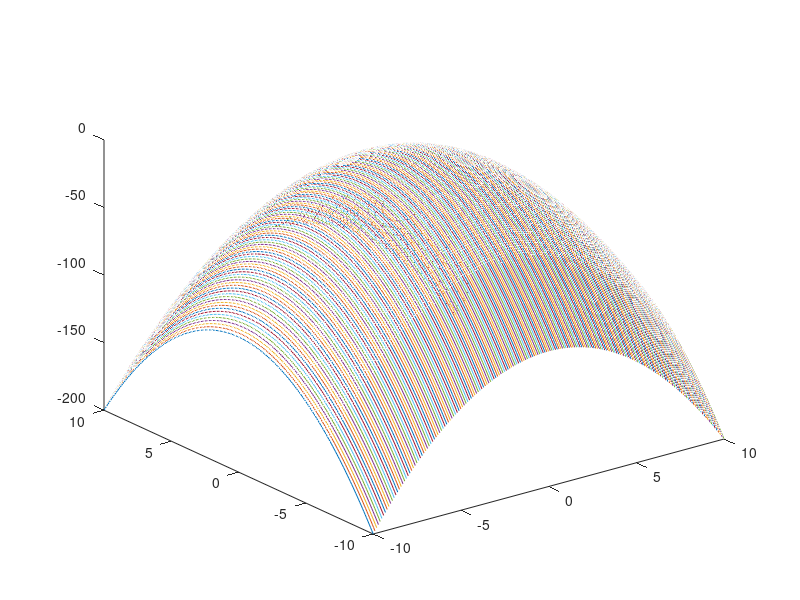
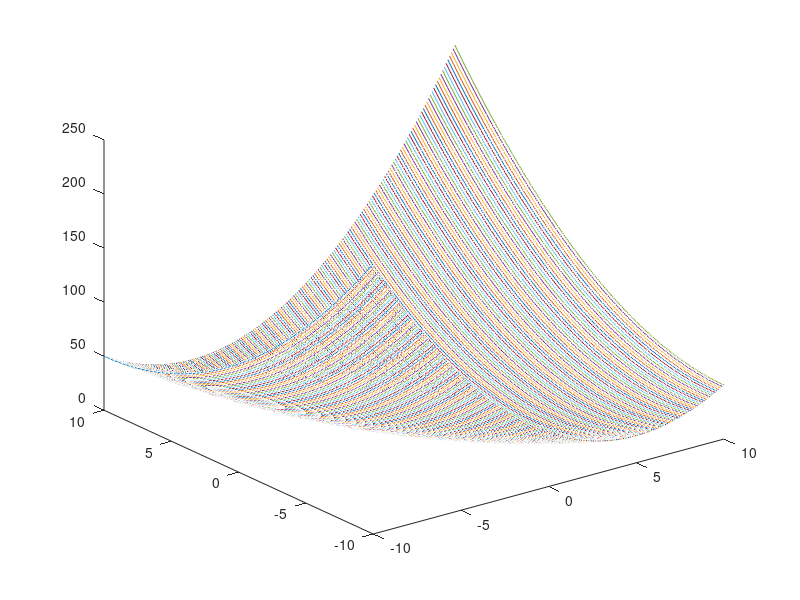

MATLAB code to generate these figures, in order:
clear all;

A = [0 2; -1 -3];
Q = eye(2);

R = lyap(A',Q) %laponuw jest wyprowadzony inaczej niż na labach (inna transpozycja)

[x1, x2] = meshgrid(-10:0.1:10, -10:0.1:10);
Vdot = -x1.^2 - x2.^2;


V = x1.^2 + x1.*x2 + 0.5*x2.^2;
figure
plot3(x1, x2, Vdot)
figure
plot3(x1, x2, V)
